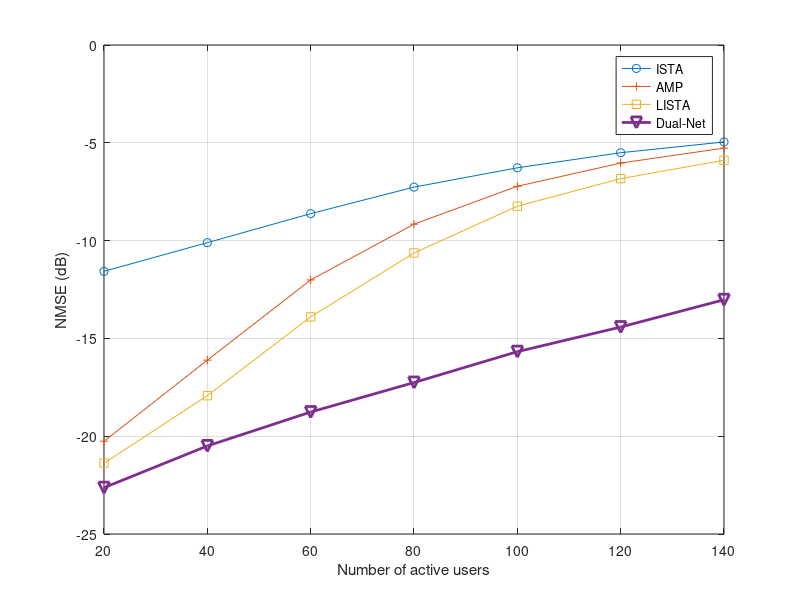
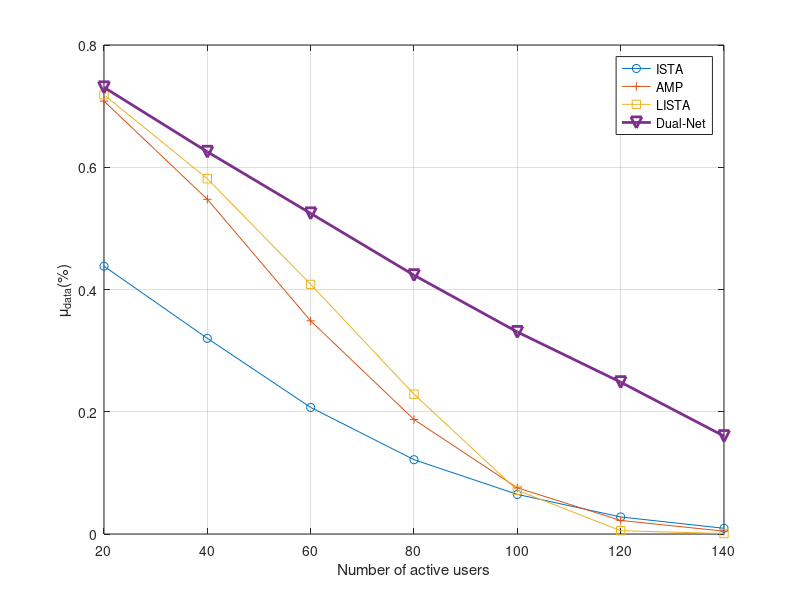

The MATLAB source for these figures, in order:
% draw picture 1
load('result.mat')

figure(1)
plot(20:20:140,drawPointMtx1(3,1:7),'-o',...
    20:20:140,drawPointMtx1(1,1:7),'-+',...
    20:20:140,drawPointMtx1(5,1:7),'-s',...
    20:20:140,drawPointMtx1(6,1:7),'-v',...
   'LineWidth',2,'MarkerSize',8);
legend('ISTA','AMP','LISTA','Dual-Net');
xlabel('Number of active users')
ylabel('NMSE (dB)')
grid on

figure(2)
plot(20:20:140,drawPointMtx3(3,1:7),'-o',...
    20:20:140,drawPointMtx3(1,1:7),'-+',...
    20:20:140,drawPointMtx3(5,1:7),'-s',...
    20:20:140,drawPointMtx3(6,1:7),'-v',...
   'LineWidth',2,'MarkerSize',8);
legend('ISTA','AMP','LISTA','Dual-Net');
xlabel('Number of active users')
ylabel('\mu_{data}(%)')
grid on
